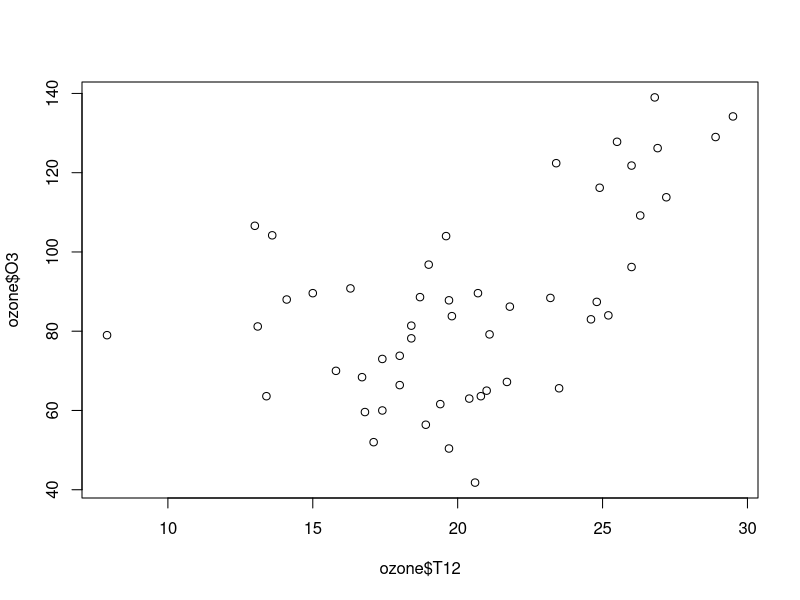
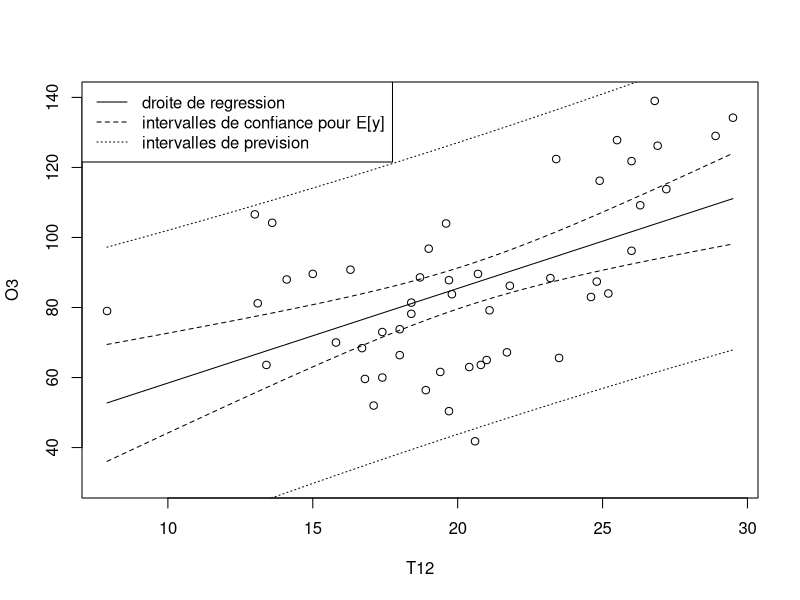
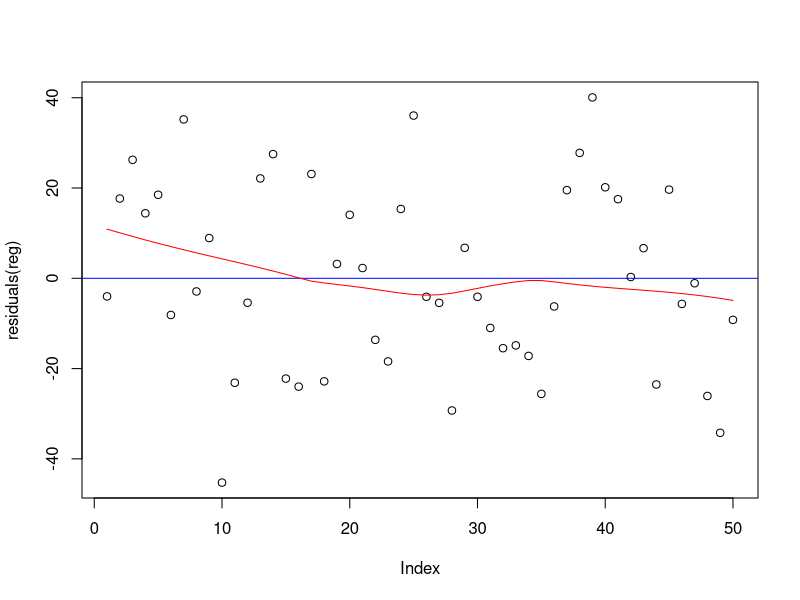
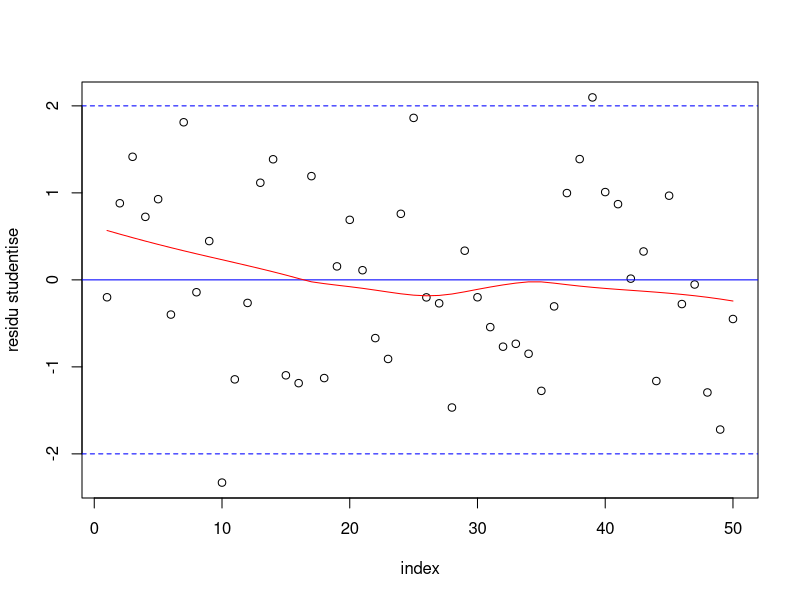
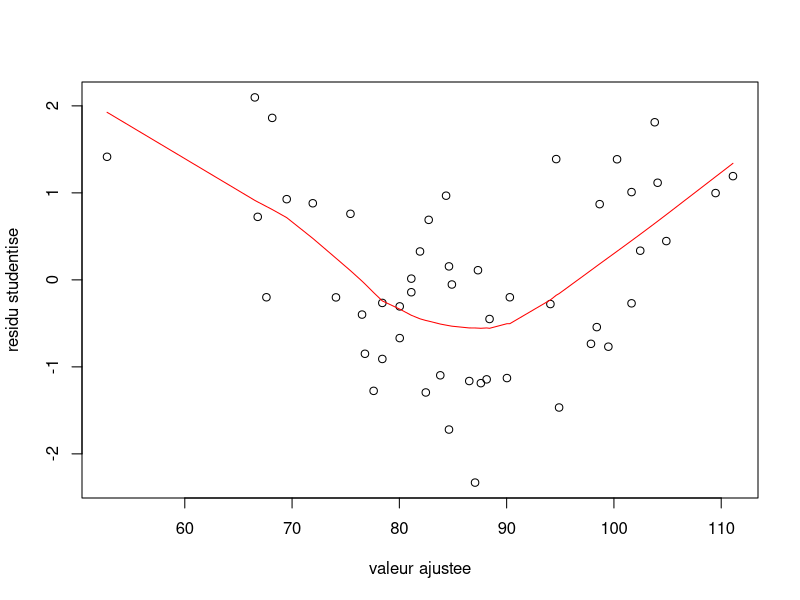
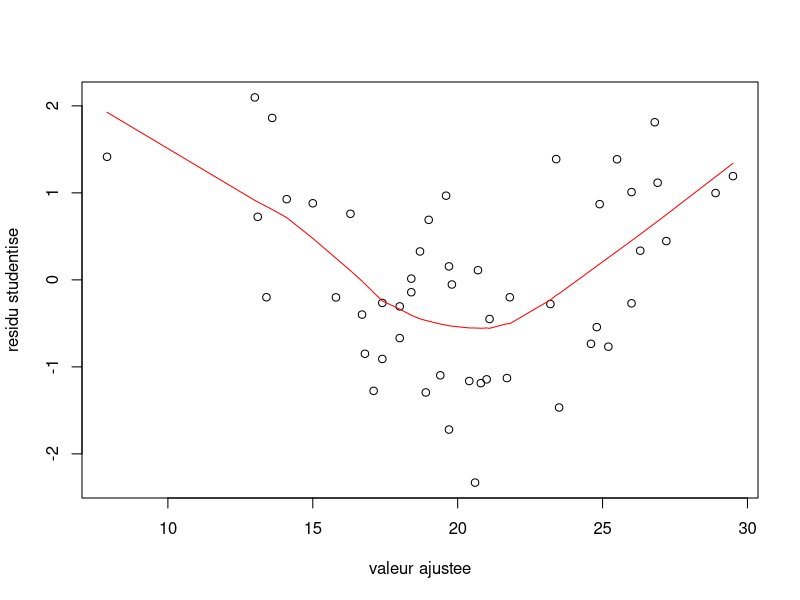
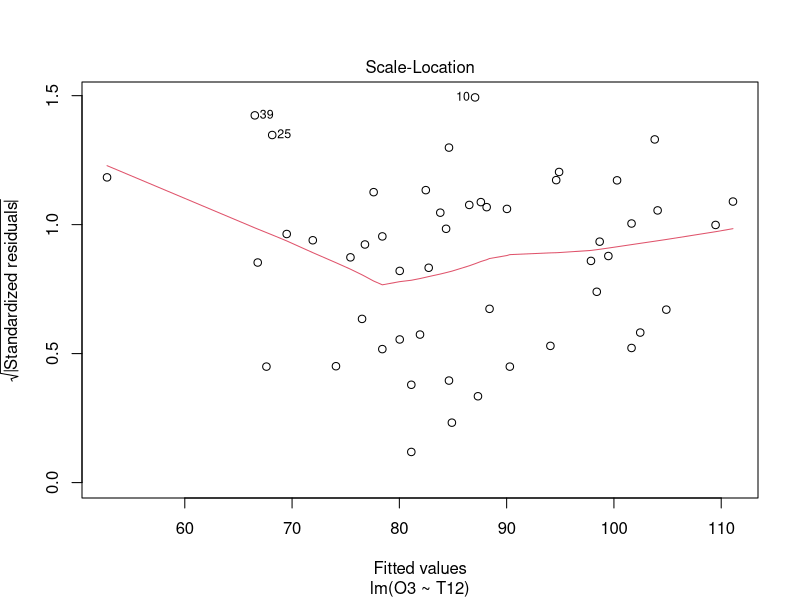
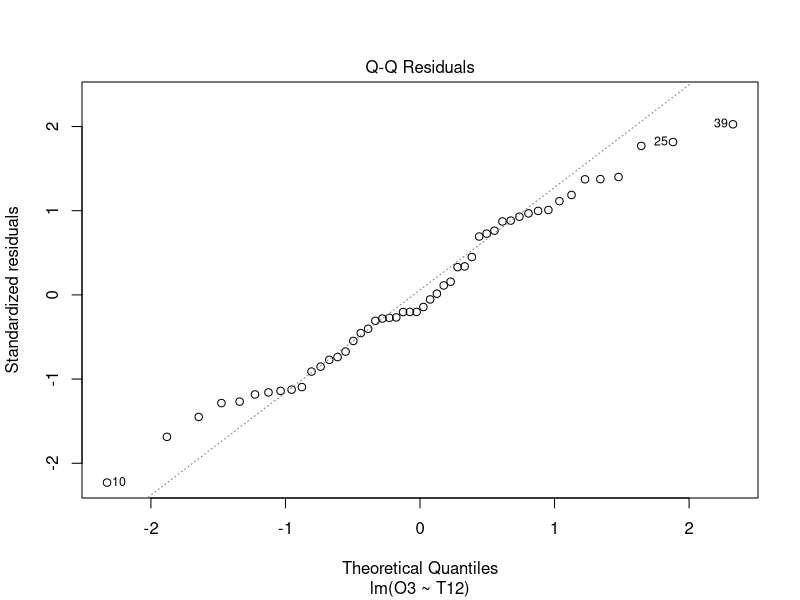

Recreate these plots in R, in order.
# Q1
###############################################################################
ozone <- read.table(file="ozone_simple.txt",sep=";", header=TRUE,dec=".")
reg <- lm(O3~T12,data=ozone)

plot(ozone$T12,ozone$O3)

# Q2
###############################################################################
n <- nrow(ozone)
betah1 <- coef(reg)[["(Intercept)"]]
betah2 <- coef(reg)[["T12"]]
sigmah <- summary(reg)$sigma

sigmahbetah1 <- sqrt(sigmah^2*sum(ozone$T12^2)/(n*sum((ozone$T12-mean(ozone$T12))^2)))
sigmahbetah2 <- sqrt(sigmah^2/sum((ozone$T12-mean(ozone$T12))^2))

# Avec les formules de la Lesson 2
X <- cbind(rep(1,n),ozone$T12)
var <- sigmah^2 * solve(t(X) %*% X)

var
c(sigmahbetah1^2,sigmahbetah2^2)

##
## IC pour beta1
## (qt donne les quantiles de la loi de Student)
betah1+sigmahbetah1*c(qt(0.025,df=n-2),qt(0.975,df=n-2))

## IC pour beta2
betah2+sigmahbetah2*c(qt(0.025,df=n-2),qt(0.975,df=n-2))
betah2+sigmahbetah2*c(-1*qt(0.975,df=n-2),qt(0.975,df=n-2))

## IC pour sigma
## (qchisq donne les quantiles de la loi du chi deux)
sqrt((n-2)*sigmah^2*c(1/qchisq(0.975,df=n-2),1/qchisq(0.025,df=n-2)))

# Q2: using confint
###############################################################################
confint(reg,level=0.95)

## Et pour extraire des valeurs: 
## IC pour beta2
confint(reg,level=0.95)["T12",]
confint(reg,level=0.95)["T12",1]
confint(reg,level=0.95)["T12",2]
## IC pour beta1
confint(reg,level=0.95)["(Intercept)",]

# Q3
###############################################################################
plot(O3~T12,data=ozone,ylim=c(30,140))
grilleT12 <- seq(min(ozone$T12),max(ozone$T12),length=100)
grilleT12.df <- data.frame(grilleT12)
dimnames(grilleT12.df)[[2]] <- "T12"

ICconf <- predict(reg,new=grilleT12.df,interval="confidence",level=0.95)
ICprev <- predict(reg,new=grilleT12.df,interval="prediction",level=0.95)

matlines(grilleT12,cbind(ICconf,ICprev[,-1]),lty=c(1,2,2,3,3),col=1)
legend("topleft",lty=1:3,c("droite de regression","intervalles de confiance pour E[y]", "intervalles de prevision"))

# Q4
###############################################################################
summary(reg)
# 1st line: H_0: \beta_1=0 versus H_1: \beta_1 \neq 0
# 2nd line: H_0: \beta_2=0 versus H_1: \beta_2 \neq 0

# Q5, ANOVA
###############################################################################
SCR <- sum(residuals(reg)^2)
SCM <- sum((fitted(reg)-mean(ozone$O3))^2)
SCT <- sum((ozone$O3-mean(ozone$O3))^2)
SCT-SCM-SCR # on verifie le Thme de Pythagore
(SCM/1) / (SCR/(n-2)) # statistique F
SCM/SCT # coefficient R^2

# We can compare with lm() et anova()
anova(reg)
summary(reg)


# Q6
###############################################################################

# Outliers ?
plot(residuals(reg))
abline(0,0,lty=1,col="blue")
lines(lowess(residuals(reg)),col="red")

# Studentized residuals
# Outliers are point above 2 or below -2 (roughly)
plot(rstudent(reg),xlab="index",ylab="residu studentise")
abline(h=c(-2,0,2),lty=c(2,1,2),col="blue")
lines(lowess(rstudent(reg)),col="red")

# Studentized residuals versus adjusted values
# We see that the model can be improved as we obsevre some tendancy in the residuals
plot(fitted(reg),rstudent(reg),xlab="valeur ajustee", ylab="residu studentise")
lines(lowess(rstudent(reg)~fitted(reg)),col="red")


# en fonction de T12
plot(ozone$T12,rstudent(reg),xlab="valeur ajustee", ylab="residu studentise")
lines(lowess(rstudent(reg)~ozone$T12),col="red")

# Homoscedasticity ?
plot(reg,which=3)

# Normality ?
plot(reg,which=2)
shapiro.test(residuals(reg))


# Q7
###############################################################################

# We can see that ideally it would be better to have two explanatory variables:
# - One variable for temperatures smaller than ~20--22 degrees
# - One variable for temperatures greater than ~20--22 degrees
plot(fitted(reg),rstudent(reg),xlab="valeur ajustee", ylab="residu studentise")
lines(lowess(rstudent(reg)~fitted(reg)),col="red")

# Better way to see the previous remark:
# Partial residuals :  ie plot residual_i + \beta_1 = f(Temperature_i)
# If the model is correct, this should be linear in the temperature
# We can see that below ~20-22 degrees, the temperature has no real effect on the pollution (not linear, and then linear for above 20 degrees)
residpart<-resid(reg,type="partial")
plot(ozone$T12,residpart[,"T12"],xlab="T12", ylab="residu partiel")
lines(lowess(residpart[,"T12"]~ozone$T12),col="red")

# The previous suggests to replace T12 by max(T12 -c, 0) for c between 20 and 22 (say c=21)
# We observe this is better (look at R^2 for instance)
ozone$T12transfo<-pmax(ozone$T12,21)
reg2<-lm(O3~T12transfo,data=ozone)
summary(reg2)

# Some plots
plot(ozone$T12,ozone$O3,xlab="T12",ylab="O3")
grilleT12 <- seq(min(ozone$T12),max(ozone$T12),length=100)
grilleT12transfo <- pmax(grilleT12,21)
grilleT12transfo.df <- data.frame(grilleT12transfo)
dimnames(grilleT12transfo.df)[[2]] <- "T12transfo"
droitereg <- predict(reg2,new=grilleT12transfo.df,interval="none")
lines(grilleT12,droitereg,col="red")

# Some CI
plot(ozone$T12,ozone$O3,xlab="T12",ylab="O3")
ICconf <- predict(reg2,new=grilleT12transfo.df,
                  interval="confidence",level=0.95)
ICprev <- predict(reg2,new=grilleT12transfo.df,
                  interval="prediction",level=0.95)
matlines(grilleT12,cbind(ICconf,ICprev[,-1]),
         lty=c(1,2,2,3,3),col=c(1,"red","red","blue","blue"))
legend("topleft",lty=1:3,col=c(1,"red","blue"),c("droite de regression",
                                                 "intervalles de confiance pour E[y]", "intervalles de prevision"))
